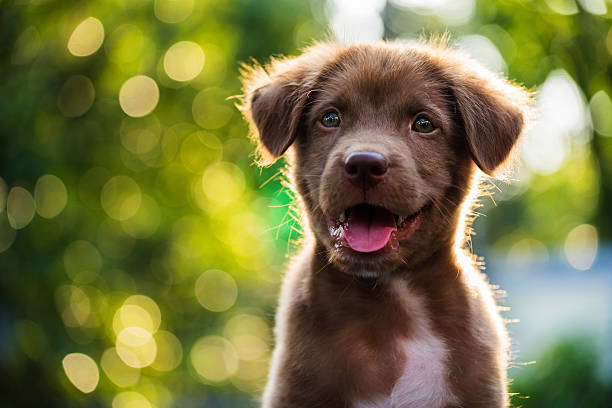
#> input picture RotacionTraslacion/img/dog.jpg, 612 x 408 px, found by its file name
$ jupyter execute main.ipynb
#> lines starting #> are read from the running program, lines starting #| are printed output that depends on the picture
#> further down, img is the input picture: shape (408, 612, 3); mean B, G, R 67, 119.8, 120.6
### RotacionTraslacion/src/image.py
from utils import multiply_mats, find_available_cores
from concurrent.futures import ProcessPoolExecutor
from functools import partial

import numpy as np


class ImageOperations:
    def _to_rads(self, angle: int):
        return angle*np.pi/180

    def calc_hypotenuse(self, x, y):
        return np.sqrt(x**2 + y**2)

    def calc_rotation_mat(self, angle: int) -> np.ndarray:
        rads_angle = self._to_rads(angle)
        rotation_mat = np.identity(3)
        rotation_mat[0,0] = np.cos(rads_angle)
        rotation_mat[0,1] = np.sin(rads_angle)
        rotation_mat[1,0] = -np.sin(rads_angle)
        rotation_mat[1,1] = np.cos(rads_angle)
        return rotation_mat

    def calc_transfer_mat(self, dx, dy):
        transfer_mat = np.identity(3)
        transfer_mat[0,2] = dx
        transfer_mat[1,2] = dy
        return transfer_mat

    # [27 lines left out: functions calc_new_img, get_img_fragments, get_fragment_rot_mat, not called in this run]


class Image:
    def __init__(self, img: np.ndarray):
        self._img = img
        self._img_ops = ImageOperations()

    def rotate(self, angle: int) -> np.ndarray:
#> called with angle = 15
        img_xy_shape = self._img.shape[0:2]
#> img_xy_shape = (408, 612)
        height, width = img_xy_shape
#> height = 408; width = 612
        hypotenuse = self._img_ops.calc_hypotenuse(height, width)
#> hypotenuse = 735.5

        new_img_shape = (int(2*hypotenuse), int(2*hypotenuse), 3)
#> new_img_shape = (1471, 1471, 3)

        center_img_x, center_img_y = (-height//2, -width//2)
#> center_img_x = -204; center_img_y = -306
        center_canvas_x, center_canvas_y = (new_img_shape[0]//2, new_img_shape[1]//2)
#> center_canvas_x = 735; center_canvas_y = 735

        rotation_mat = self._img_ops.calc_rotation_mat(angle)
        transfer_mat_center_img = self._img_ops.calc_transfer_mat(center_img_x, center_img_y)
#> transfer_mat_center_img = [[1, 0, -204], [0, 1, -306], [0, 0, 1]]
        transfer_mat_center_canvas = self._img_ops.calc_transfer_mat(center_canvas_x, center_canvas_y)
#> (the call stopped at in rotate, `result_mat = multiply_mats(transfer_mat_center_canvas, rotation_mat, t..`: utils is not available in this run)

        result_mat = multiply_mats(transfer_mat_center_canvas, rotation_mat, transfer_mat_center_img)
        rotated_img = self._img_ops.calc_new_img(result_mat, self._img.copy(), new_img_shape)
        return rotated_img

    # [40 lines left out: functions rotate_fragment, merge_fragments, rotate_paralelized, not called in this run]

### RotacionTraslacion/src/tests.py
import timeit
import os
from image import Image

import cv2
import pandas as pd
import seaborn as sns
import matplotlib.pyplot as plt
from numpy import ndarray


# [28 lines left out: functions _measure_func_time, _get_file_name, not called in this run]


def benchmark(img_paths: list[str],
              img_sizes:list[tuple] = [(300, 300), (900, 900), (2700, 2700)],
              use_cv2: bool = False) -> list[pd.DataFrame]:
    """
    Benchmarks image processing algorithms on a set of images with different sizes.
    In case the use_cv2 argument is False the custom_thresholding simple_image_thresholding algorithm
    is used.

    Args:
        img_paths (list[str]): A list of file paths to the images for benchmarking.
        img_sizes (list[tuple], optional): A list of tuples representing different image sizes to be tested.
            Defaults to [(300, 300), (900, 900), (2700, 2700)].
        use_cv2 (bool, optional): A flag indicating whether to use the OpenCV library for image processing.
            Defaults to False.

    Returns:
        list[pd.DataFrame]: A list of Pandas DataFrames containing benchmarking results for each image.
    """
#> called with use_cv2 = False
    #thresholding_algorithm = simple_image_thresholding if use_cv2 is False else threshold_image
    results = []
    for path in img_paths:
        img = cv2.imread(path)
        total_times = []
        for size in img_sizes:
            img = cv2.resize(img, size)
            non_parallel_img_rot: float = _measure_func_time(Image(img).rotate(15))
            parallel_img_rot = _measure_func_time(Image(img).rotate_paralelized(15))
            times_taken = [non_parallel_img_rot,
                           parallel_img_rot,
                           size]
            total_times.append(times_taken)
#> this loop made 1 pass
#> pass 1, in benchmark, `img = cv2.resize(img, size)`:
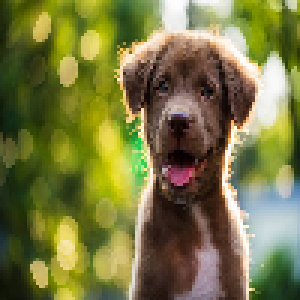
#> img: shape (100, 100, 3) (shown 3 times larger); mean B, G, R 66.9, 119.7, 120.5
#> after the loop, total_times = []
        time_df = pd.DataFrame(columns=["Non parallel img rotation", "Parallel img rotation", "size"],
                               data= total_times)
        time_df["file_name"] = _get_file_name(path)
        results.append(time_df)
    return results


def plot_benchmarking(img_paths: list[str],
                     img_sizes:list[tuple] = [(100, 100), (200, 200), (300, 300)]
                     ) -> list[pd.DataFrame]:
    """
    Performs benchmarking on a set of images and plots the results.

    Args:
        img_paths (List[str]): A list of file paths to the images for benchmarking.
        img_sizes (List[Tuple[int, int]], optional): A list of tuples representing different image sizes to be tested.
            Defaults to [(1000, 1000), (2000, 2000), (3000, 3000), (4000, 4000), (5000, 5000)].
        use_cv2 (bool, optional): A flag indicating whether to use the OpenCV library for image processing.
            Defaults to False.

    Returns:
        List[pd.DataFrame]: A list of Pandas DataFrames containing benchmarking results for each image.
    """

    # [33 lines left out: function plot_results, not called in this run]

    results: list[pd.DataFrame] = benchmark(img_paths, img_sizes)
    print(results)
    _, axes = plt.subplots(ncols=len(results),
                           figsize=(12, 5))
    axes = plot_results(results, axes)
    plt.show()

### RotacionTraslacion/src/main.ipynb
[cell 1]
from image import ImageOperations, Image
from tests import plot_benchmarking

import cv2
from PIL import Image as Img

[cell 2]
img = cv2.imread("C:\\Users\\puert\\Downloads\\RotacionTraslacion\\RotacionTraslacion\\img\\dog.jpg")

[cell 3]
Img.fromarray(Image(img).rotate(15))

[cell 4]
plot_benchmarking(["C:\\Users\\puert\\Downloads\\RotacionTraslacion\\RotacionTraslacion\\img\\dog.jpg"])
#> (the call stopped at in rotate, `result_mat = multiply_mats(transfer_mat_center_canvas, rotation_mat, t..`: utils is not available in this run)
